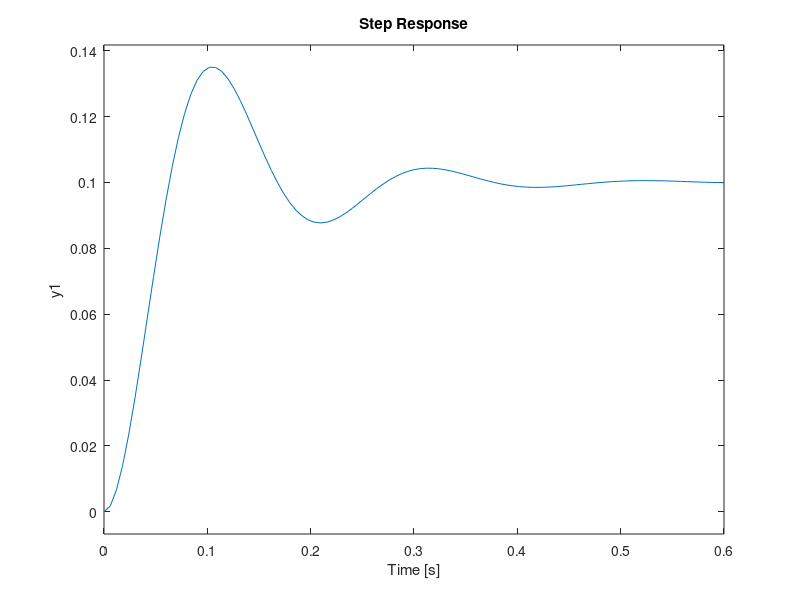
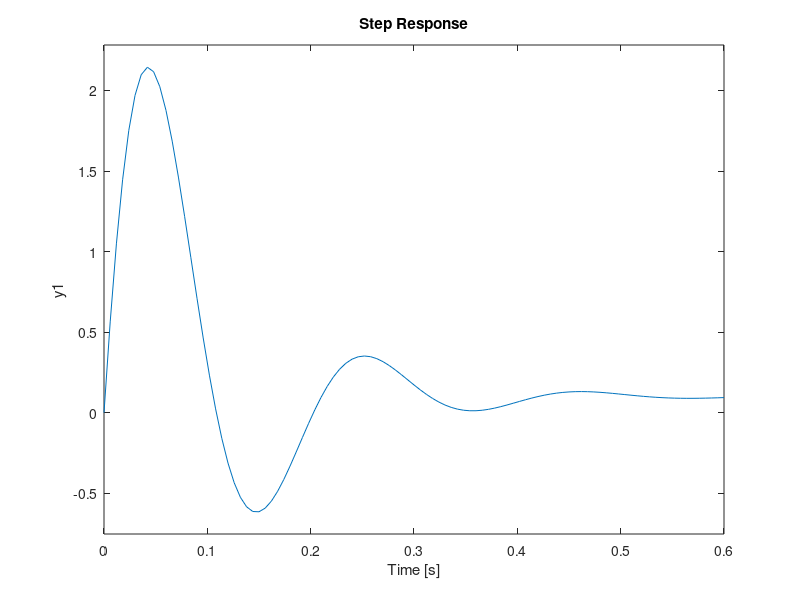
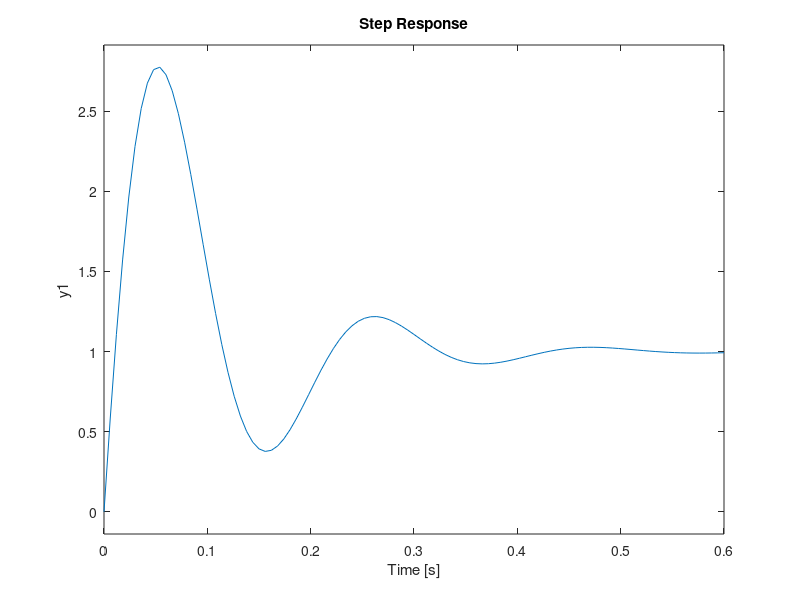
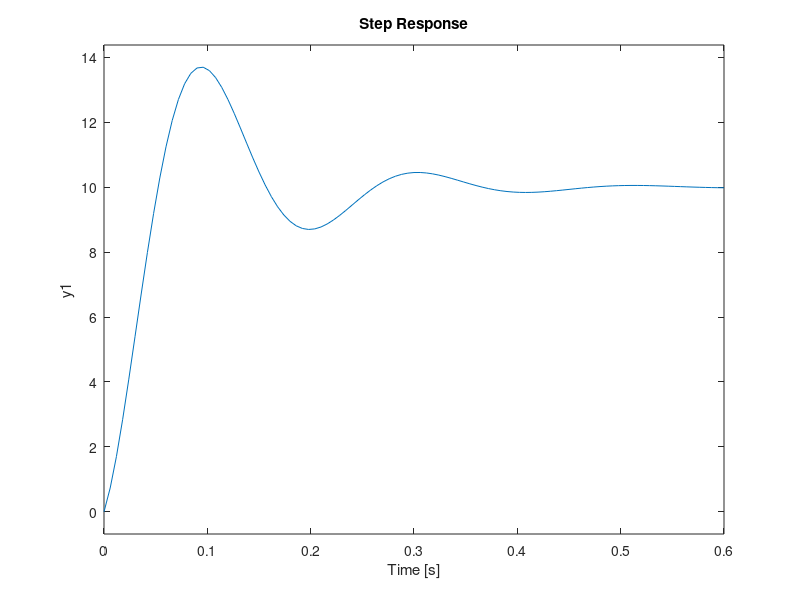

MATLAB code for these plots, in order:
% Time Response of a second order system
z = [];
p = [-10+30i -10-30i];
k = 100;
sys = zpk(z, p, k)
figure(1)
step(sys);
grid

% zero at -1
z = [-1];
sys = zpk(z, p, k)
figure(2)
step(sys);
grid

% zero at -10
z = [-10];
sys = zpk(z, p, k)
figure(3)
step(sys);
grid

% zero at -100
z = [-100];
sys = zpk(z, p, k)
figure(4)
step(sys);
grid
